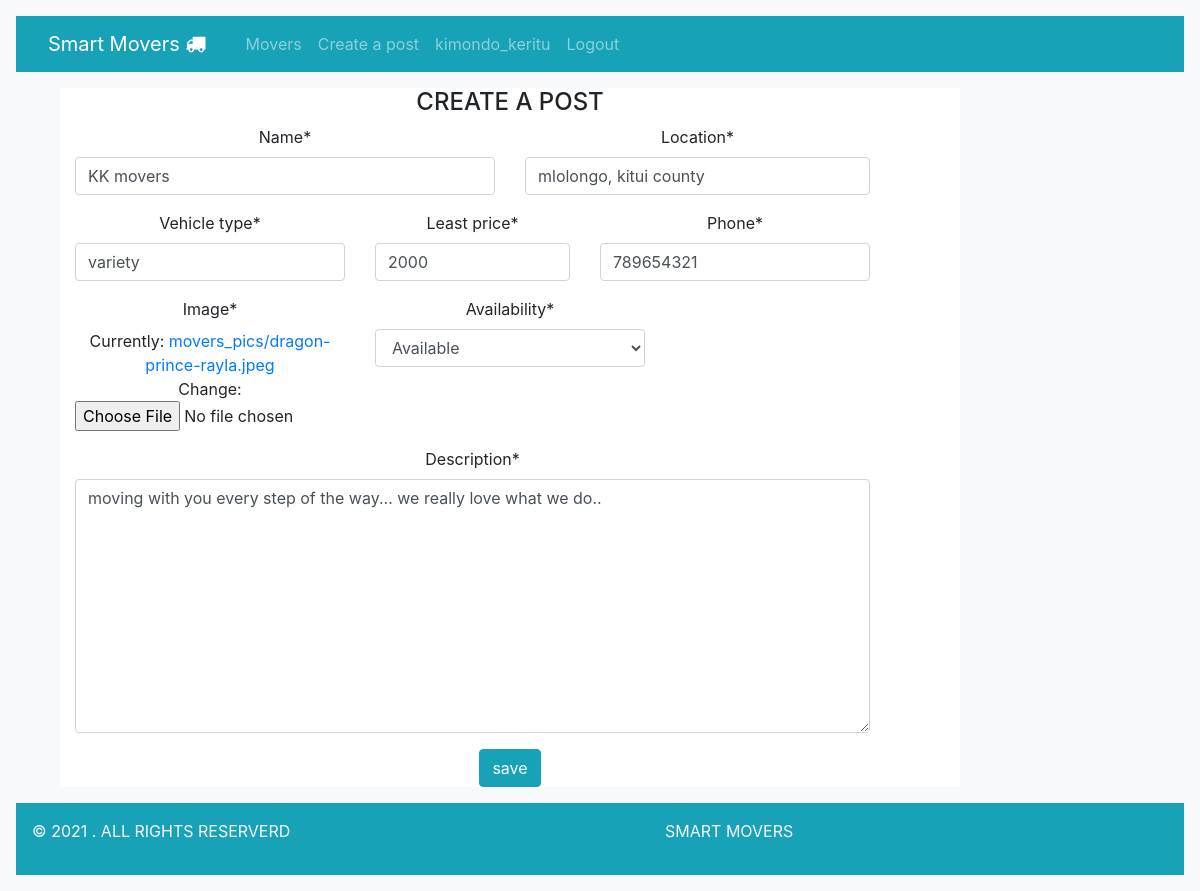
Page /post/8/update (signed in) on the committed database.
### smartmovers/models.py (models this page shows, shortened)
class Post(models.Model):
    Availability=[
       ( 'Available','Available'),
      (  'Anavailable','Unavailable'),
    ]
    author = models.ForeignKey(User, on_delete=models.CASCADE,null=True)
    name = models.CharField(max_length=100,null=False)
    location = models.CharField(max_length=100, null=False)
    availability =models.CharField(choices=Availability,max_length=11,null=False)
    phone = models.IntegerField()
    vehicle_type= models.CharField(max_length=100,null=False)
    image = models.FileField(upload_to='movers_pics/', default='movers_pics/default.jpg')
    description = models.TextField(max_length=150,null=True)
    posted = models.DateTimeField( auto_now_add=True,null=True)
    updated = models.DateTimeField( auto_now=True, null=True)
    least_price = models.IntegerField(null=True)

### smartmovers/views.py (the view, shortened to what this page needs)
# urls.py: path('post/<int:pk>/update', PostUpdateView.as_view(), name='update'),
class PostUpdateView(LoginRequiredMixin, UserPassesTestMixin, UpdateView):
    model = Post
    template_name = 'smartmovers/new_post.html'
    fields = ['name', 'location', 'phone', 'availability', 'image', 'vehicle_type', 'description', 'least_price']
    def test_func(self):
        post = self.get_object()
        if self.request.user == post.author:
            return True
        else:
            return False

### smartmovers/templates/smartmovers/new_post.html (shortened to what this page needs)
{% extends 'smartmovers/base.html' %} {% load crispy_forms_tags%} {% block content %}
<div class="container">
        <div class="col-md-10 bg-white text-center >
            <div class="card p-2 text-center">
                <h4 class="mt-3">CREATE A POST</h4>
                <form action="" method="post">
                  <div class="row">
                    <div class="col-md-6">
                      {{form.name|as_crispy_field}}
                    </div>
                    <div class="col-md-5">
                      {{form.location|as_crispy_field}}
                    </div>
                    <div class="col-md-4">
                      {{form.vehicle_type|as_crispy_field}}
                    </div>
                    <div class="col-md-3">
                      {{form.least_price|as_crispy_field}}
                    </div>
                    <div class="col-md-4">
                      {{form.phone|as_crispy_field}}
                    </div>
                    <div class="col-md-4">
                      {{form.image|as_crispy_field}}
                    </div>
                    <div class="col-md-4">
                      {{form.availability|as_crispy_field}}
                    </div>
                    <div class="col-md-11">
                      {{form.description|as_crispy_field}}
                    </div>
                  </div>
                    <button type="submit" class="btn text-center btn-info">save</button>
                </form>
            </div>
    </div>
    </div {% endblock content %}

### smartmovers/templates/smartmovers/base.html (shortened to what this page needs)
{% load static %}
<!DOCTYPE html>
<html lang="en">
<head>
    <link rel="stylesheet" href="{% static 'smartmovers/style.css' %} ">
    <link rel="stylesheet" href="{% static 'smartmovers/bootstrap.css' %} ">
    <link rel="stylesheet" href="https://cdnjs.cloudflare.com/ajax/libs/font-awesome/4.7.0/css/font-awesome.min.css">
    <link rel="stylesheet" href="https://stackpath.bootstrapcdn.com/bootstrap/4.5.0/css/bootstrap.min.css">
</head>
<body>
    <nav class="navbar navbar-expand-lg navbar-dark text-light bg-info sticky-top m-3">
        <a class="navbar navbar-brand" href="{% url 'homepage'%}">Smart Movers <i class="fa fa-truck" aria-hidden="true"></i>
        </a>
        <div class="collapse navbar-collapse" id="navbarSupportedContent">
            <li class="navbar-nav nav-item">
                {% if user.is_authenticated %}
                <a class="nav-link" href="{% url 'movers'%} ">Movers</a>
                <a class="nav-link" href="{% url 'new_post'%}">Create a post</a>
                <a class="nav-link" href="/profile ">{{user.username}}</a>
                <a class="nav-link " href="/logout ">Logout</a> {%else %}
                <div class="navbar-nav ">
                    <a class="nav-link ml-auto " href="{% url 'login' %} ">Login</a>
                    <a class="nav-link ml-auto " href="/register ">Register</a>
                </div>
                {% endif%}
            </li>
        </div>
    </nav>
    <div>
        <body class="bg-light">
            <div class="container ">
                {% block content%} {% endblock content%}
            </div>
            <div class=" ">
                <nav class="navbar navbar-dark bg-info text-center text-light m-3 p-3 ">
                    <p class="text-center ">&copy; 2021 . ALL RIGHTS RESERVERD
                        <p> SMART MOVERS</p>
                    </p>
                </nav>
            </div>
    </div>
    </body>
</html>

### smartmovers/static/smartmovers/style.css (style rules this page uses)
body { margin: 0; padding: 0; }

### rows in the picture
Post: name "KK movers", location "mlolongo, kitui county", vehicle_type "variety", least_price "2000", phone "789654321", availability "Available", description "moving with you every step of the way... we really love what we do.."

### other values in the picture
{{ user.username }} "kimondo_keritu"
